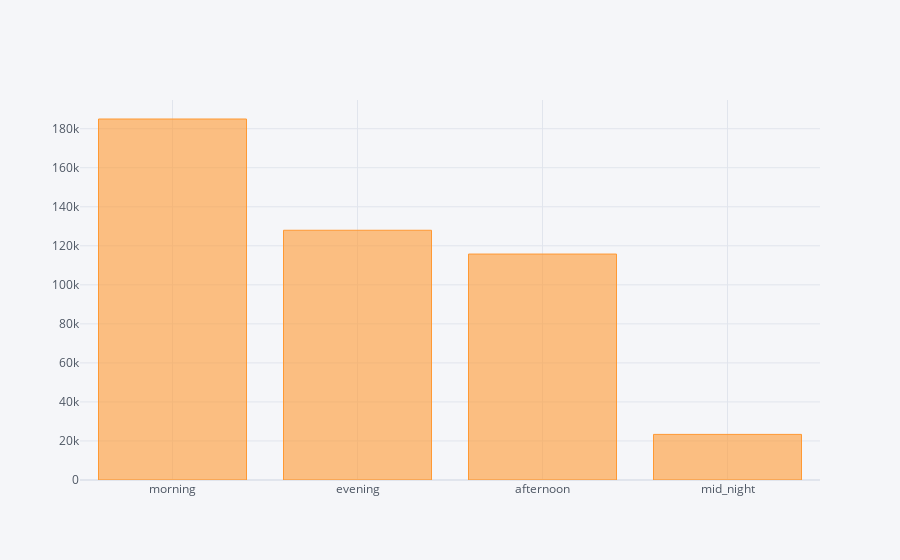

The code cell stored with this chart in its notebook:
### Code cell
data['Departure'].value_counts().iplot(kind='bar')

### Figure 1 — Plotly figure (JSON) as saved in the notebook; plotly's stock layout.template omitted (floating-point values rounded to 4 significant figures)
{"data": [{"marker": {"color": "rgba(255, 153, 51, 0.6)", "line": {"color": "rgba(255, 153, 51, 1.0)", "width": 1}}, "name": "count", "orientation": "v", "text": "", "type": "bar", "x": ["morning", "evening", "afternoon", "mid_night"], "y": [184980, 127969, 115774, 23365]}], "layout": {"legend": {"bgcolor": "#F5F6F9", "font": {"color": "#4D5663"}}, "paper_bgcolor": "#F5F6F9", "plot_bgcolor": "#F5F6F9", "title": {"font": {"color": "#4D5663"}}, "xaxis": {"gridcolor": "#E1E5ED", "showgrid": true, "tickfont": {"color": "#4D5663"}, "title": {"font": {"color": "#4D5663"}, "text": ""}, "zerolinecolor": "#E1E5ED"}, "yaxis": {"gridcolor": "#E1E5ED", "showgrid": true, "tickfont": {"color": "#4D5663"}, "title": {"font": {"color": "#4D5663"}, "text": ""}, "zerolinecolor": "#E1E5ED"}}}
